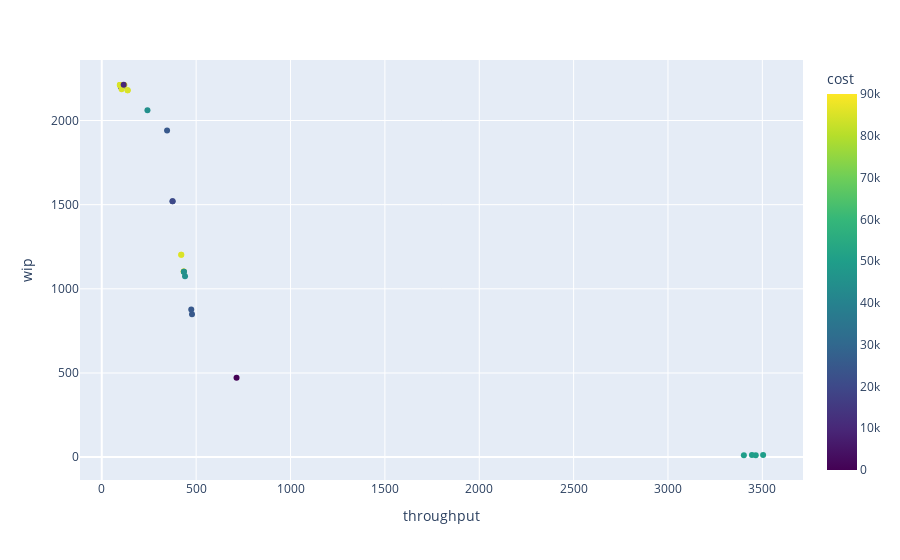

Notebook code for this chart:
### Code cell
import plotly.express as px

fig = px.scatter(df, x='throughput', y='wip', hover_data=['cost', 'Generation', 'population_number', 'agg_fitness'],
              color=df['cost'], color_continuous_scale=px.colors.sequential.Viridis)
fig.show()

### Figure 1 — Plotly figure (JSON) as saved in the notebook; plotly's stock layout.template omitted (floating-point values rounded to 4 significant figures)
{"data": [{"customdata": [[0, 0, 0, 860.2], [0, 0, 1, 2391.0], [0, 0, 2, 2391.0], [40000, 0, 3, 2597.0], [40000, 0, 4, 2597.0], [35000, 0, 5, 2572.0], [35000, 0, 6, 2573.0], [80000, 0, 7, 2797.0], [85000, 0, 8, 2822.0], [85000, 0, 9, 2809.0], [85000, 0, 10, 2822.0], [85000, 0, 11, 2645.0], [85000, 0, 12, 2616.0], [85000, 0, 13, 2616.0], [85000, 0, 14, 1726.0], [90000, 0, 15, 1751.0], [90000, 0, 16, 1847.0], [85000, 0, 17, 1822.0], [45000, 0, 18, 1515.0], [25000, 0, 19, 1154.0], [50000, 0, 20, -53.4], [50000, 0, 21, -59.62], [50000, 0, 22, -59.5], [45000, 0, 23, 2440.0], [50000, 0, 24, -53.74], [10000, 0, 25, 2270.0], [25000, 0, 26, 1179.0], [25000, 0, 27, 2179.0], [25000, 0, 28, 1857.0], [20000, 0, 29, 1832.0], [45000, 0, 30, 1497.0], [45000, 0, 31, 1497.0]], "hovertemplate": "throughput=%{x}<br>wip=%{y}<br>cost=%{marker.color}<br>Generation=%{customdata[1]}<br>population_number=%{customdata[2]}<br>agg_fitness=%{customdata[3]}<extra></extra>", "legendgroup": "", "marker": {"color": [0, 0, 0, 40000, 40000, 35000, 35000, 80000, 85000, 85000, 85000, 85000, 85000, 85000, 85000, 90000, 90000, 85000, 45000, 25000, 50000, 50000, 50000, 45000, 50000, 10000, 25000, 25000, 25000, 20000, 45000, 45000], "coloraxis": "coloraxis", "symbol": "circle"}, "mode": "markers", "name": "", "orientation": "v", "showlegend": false, "type": "scatter", "x": [714, 104, 104, 106, 106, 106, 105, 96, 96, 105, 96, 120, 137, 137, 434, 434, 421, 421, 441, 478, 3445, 3465, 3504, 242, 3402, 116, 474, 346, 375, 375, 435, 435], "xaxis": "x", "y": [472.3, 2197, 2197, 2204.0, 2204.0, 2204.0, 2204.0, 2210.0, 2210.0, 2186, 2210.0, 2210.0, 2180.0, 2180.0, 1102.0, 1102.0, 1203.0, 1203.0, 1074.0, 848.4, 12.61, 11.33, 12.61, 2061, 11.09, 2212.0, 877.5, 1940.0, 1520.0, 1520.0, 1101.0, 1101.0], "yaxis": "y"}], "layout": {"autosize": true, "coloraxis": {"colorbar": {"title": {"text": "cost"}}, "colorscale": [[0, "#440154"], [0.1111, "#482878"], [0.2222, "#3e4989"], [0.3333, "#31688e"], [0.4444, "#26828e"], [0.5556, "#1f9e89"], [0.6667, "#35b779"], [0.7778, "#6ece58"], [0.8889, "#b5de2b"], [1, "#fde725"]]}, "legend": {"tracegroupgap": 0}, "margin": {"t": 60}, "xaxis": {"anchor": "y", "autorange": true, "domain": [0, 1], "range": [-108.8, 3709.0], "title": {"text": "throughput"}, "type": "linear"}, "yaxis": {"anchor": "x", "autorange": true, "domain": [0, 1], "range": [-159.4, 2383.0], "title": {"text": "wip"}, "type": "linear"}}}
